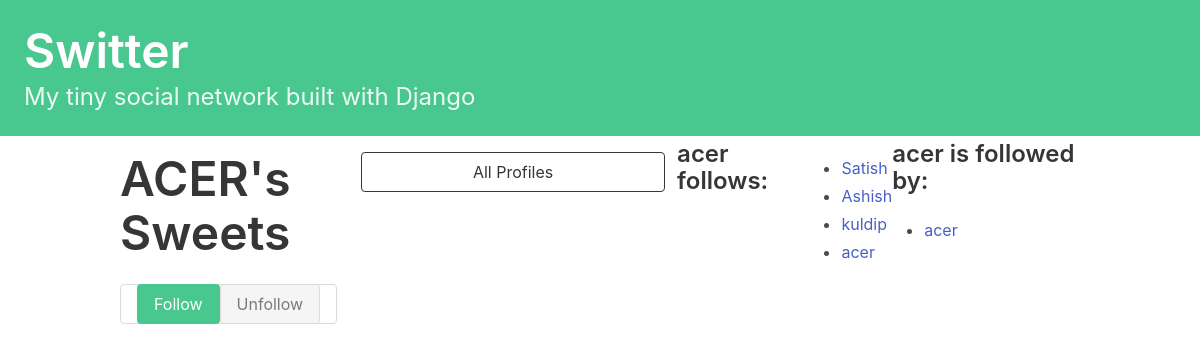
/profile/13, run on the app's committed database.
### switter/models.py (models this page shows)
class Profile(models.Model):
    user = models.OneToOneField(User, on_delete=CASCADE)
    follows = models.ManyToManyField(
        "self",
        related_name="followed_by",
        blank=True,
        symmetrical=False
    )
    def __str__(self):
        return str(self.user)

### switter/views.py (the view, shortened to what this page needs)
# urls.py: path("profile/<int:pk>",views.profile,name="profile")
def profile(request, pk):
    profile = Profile.objects.get(pk=pk)
    return render(request, "switter/profile.html", {
        "profile": profile,
    })

### switter/templates/switter/profile.html (shortened to what this page needs)
{% extends 'base.html' %}
{% block content %}
<div class="column">
    <div class="block">
        <h1 class="title is-1">
            {{ profile.user.username|upper }}'s Sweets
        </h1>
    </div>
    <form method="post">
        <div class="button has-addons">
            {% if profile in user.profile.follows.all %}
            <button class="button is-success is-static ">Follow</button>
            <button class="button is-danger" name="unfollow" value="unfollow">Unfollow</button>
            {% else %}
            <button class="button is-success" name="follow" value="follow">Follow</button>
            <button class="button is-danger is-static ">Unfollow</button>
            {% endif %}
        </div>
    </form>
</div>
<div class="column is-one-third">
    <div class="block">
        <a href="{% url 'profile_list' %}">
            <button class="button is-dark is-outlined is-fullwidth">
                All Profiles
            </button>
        </a>
    </div>
</div>
<div class="block">
    <h3 class="title is-4">
        {{ profile.user.username }} follows:
    </h3>
</div>
<div class="content">
    <ul>
        {% for following in profile.follows.all %}
        <li>
            <a href="{% url 'profile' following.id %}">
                {{ following }}
            </a>
        </li>
        {% endfor %}
    </ul>
</div>
<div class="block">
    <h3 class="title is-4">
        {{ profile.user.username }} is followed by:
    </h3>
    <div class="content">
        <ul>
            {% for follower in profile.followed_by.all %}
            <li>
                <a href="{% url 'profile' follower.id %}">
                    {{ follower }}
                </a>
            </li>
            {% endfor %}
        </ul>
    </div>
</div>
{% endblock content %}

### data on the page
Profile: user.username "ACER", user.username "acer"
Profile: user.username "Satish"
Profile: user.username "Ashish"
Profile: user.username "kuldip"
